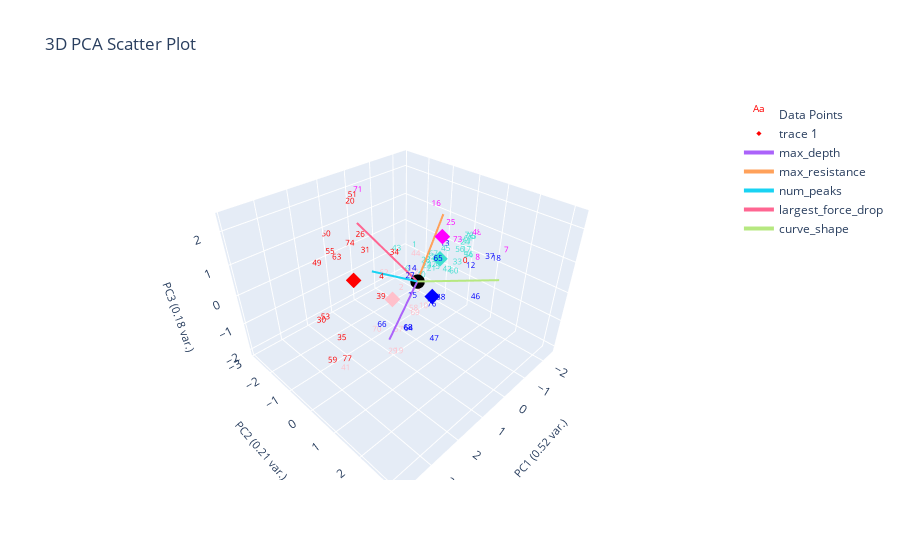

Notebook cell for this chart:
### Markdown cell above
# Clustering data with ES-D removed (Corrected)

### Code cell
# should labels be fixed or not
removed_dark_labeled_data = marions_labeled_data[marions_labeled_data[ylabel_name] != 'ES-D'].copy()
plotting.plot_clusters_seperately(removed_dark_labeled_data[f'{ylabel_name}_nums'], curve_data, ylabel_name, bold_idxs=removed_dark_labeled_data.index.tolist(), cluster_category_names=list(ylabel_to_cluster_num.keys()))

# print('ES-D' in removed_dark_labeled_data['marions_ylabels_2'].values)
removed_dark_label_centroids = find_labels_centroids(removed_dark_labeled_data, ylabel_to_cluster_num, ylabel_name)
removed_dark_pseudo_data = find_closest_centroid(data_features, removed_dark_label_centroids, ylabel_name)
# print(print('ES-D' in removed_dark_pseudo_data['pseudo_marions_ylabels_2'].values))
changed_ylabel_idxs = find_changed_ylabel_data(removed_dark_labeled_data, removed_dark_pseudo_data, ylabel_name)
corrected_removed_dark_pseudo_data = correct_pseudo_ylabels_to_actual(removed_dark_pseudo_data, marions_labeled_data, ylabel_name, changed_ylabel_idxs)
# print(corrected_removed_dark_pseudo_data)
plotting.plot_clusters_seperately(corrected_removed_dark_pseudo_data[f'pseudo_{ylabel_name}_nums'], curve_data, ylabel_name, cluster_category_names=list(ylabel_to_cluster_num.keys()), pseudo_corrections=removed_dark_labeled_data)
# print(removed_dark_label_centroids)
plotting.plot_pca(corrected_removed_dark_pseudo_data, corrected_removed_dark_pseudo_data[f'pseudo_{ylabel_name}_nums'], 3, graph_title="", ylabel_name=ylabel_name, centroids=removed_dark_label_centroids)

### Figure 1 — Plotly figure (JSON) as saved in the notebook; plotly's stock layout.template omitted (floating-point values rounded to 4 significant figures)
{"data": [{"mode": "text", "name": "Data Points", "text": ["0", "1", "2", "3", "4", "5", "6", "7", "8", "9", "10", "11", "12", "13", "14", "15", "16", "17", "18", "19", "20", "21", "22", "23", "24", "25", "26", "27", "28", "29", "30", "31", "32", "33", "34", "35", "36", "37", "38", "39", "40", "41", "42", "43", "44", "45", "46", "47", "48", "49", "50", "51", "52", "53", "54", "55", "56", "57", "58", "59", "60", "61", "62", "63", "64", "65", "66", "67", "68", "69", "70", "71", "72", "73", "74", "75", "76", "77"], "textfont": {"color": ["red", "turquoise", "pink", "turquoise", "red", "turquoise", "turquoise", "magenta", "magenta", "pink", "pink", "turquoise", "blue", "blue", "blue", "blue", "magenta", "turquoise", "blue", "pink", "red", "turquoise", "pink", "turquoise", "turquoise", "magenta", "red", "blue", "turquoise", "pink", "red", "red", "turquoise", "turquoise", "red", "red", "turquoise", "blue", "blue", "red", "turquoise", "pink", "turquoise", "turquoise", "pink", "turquoise", "blue", "blue", "magenta", "red", "red", "red", "turquoise", "red", "turquoise", "red", "turquoise", "pink", "pink", "red", "turquoise", "turquoise", "pink", "red", "blue", "blue", "blue", "turquoise", "blue", "pink", "pink", "magenta", "turquoise", "magenta", "red", "turquoise", "blue", "red"], "size": 8}, "type": "scatter3d", "x": [-1.233, -0.7734, 0.07805, -2.31, 1.74, -0.9559, -1.198, -1.772, -1.53, -0.377, -0.2349, -2.14, -1.183, -1.995, 1.275, -0.4026, -1.451, -1.868, -1.098, 1.182, 0.5963, -0.733, -0.2477, -0.7311, -2.154, -1.327, 1.137, 0.7081, -0.4433, 1.667, 3.803, 0.8954, -0.8618, -1.292, 1.048, 2.997, -1.333, -1.005, -0.1835, 1.956, -0.8069, 3.259, -0.8456, 0.3595, 0.821, -1.649, 1.623, 1.435, -2.382, 2.88, 1.057, 1.203, -1.495, 2.631, -1.809, 1.333, -1.647, 0.6285, -0.07713, 3.86, -0.9216, -2.277, -0.8036, 1.538, 1.173, 0.5964, 1.998, -1.648, 1.272, 0.0497, 1.761, 0.6385, -2.338, -1.506, 1.407, -2.339, -0.3077, 3.078], "y": [0.76, -0.8841, -0.5916, 0.2406, 0.3841, -0.04468, -1.581, 1.746, 0.9808, -0.2961, 0.07943, 0.08934, 1.013, -0.6487, 1.007, -0.5607, -0.6339, 0.3177, 1.881, 0.4197, -2.155, -0.1261, -0.3689, -0.2933, 0.02188, 0.05704, -1.111, 0.3863, -0.08345, 0.6776, 0.635, -1.25, -0.2137, 0.4356, 0.1492, 0.1906, 0.7971, 1.725, 0.7763, 0.5826, -0.5914, 0.5673, 0.4137, -0.4924, 0.6921, -0.3374, 3.168, 1.955, 0.2718, -0.7138, -2.862, -1.277, -0.8083, -1.019, 0.4353, -2.347, 0.2262, -0.1538, -0.1979, 0.9722, 0.6129, 0.03028, -2.33, -1.744, 0.8098, 1.252, 0.6327, -0.8315, 0.8733, -0.009247, 0.1418, -1.745, 0.03224, 0.2135, -1.243, 0.09649, 0.3427, 0.4513], "z": [0.1447, 0.1882, -0.8515, 0.3157, 0.8553, -0.3172, -1.241, 0.7051, 0.2263, -1.011, -1.374, 0.1486, 0.1139, -0.186, 1.179, -1.402, 1.429, 0.06011, 0.7898, -2.086, 1.684, -0.3097, -0.326, -0.3003, 0.07967, 1.106, 1.226, 0.3742, 0.1357, -1.584, 0.8045, 0.5526, -0.2811, -0.08133, 1.165, -0.5339, 0.3249, 0.8218, -0.6345, 0.4452, -0.8159, -1.153, -0.1366, 0.7128, 1.268, -0.0962, 1.656, -0.4241, 0.4341, 1.275, 0.5064, 2.373, -0.5564, -0.7745, -0.07607, 0.2222, 0.1148, -1.941, -1.534, -0.165, -0.1481, 0.1672, -1.576, 0.3845, -0.9581, 1.269, -0.4272, -0.5121, -0.8342, -1.533, -1.047, 2.188, 0.2638, 0.5153, 1.006, 0.2361, -1.197, -1.042]}, {"marker": {"color": ["red", "blue", "pink", "turquoise", "magenta"], "size": 4, "symbol": "diamond"}, "mode": "markers", "type": "scatter3d", "x": [1.736, 0.2728, 0.6214, -1.269, -1.15], "y": [-0.7436, 0.8185, -0.4062, -0.2521, -0.1088], "z": [0.5162, 0.02702, -0.5276, 0.116, 0.9886]}, {"marker": {"color": "black", "size": 5}, "mode": "markers", "name": "Origin", "showlegend": false, "type": "scatter3d", "x": [0], "y": [0], "z": [0]}, {"line": {"width": 4}, "mode": "lines+text", "name": "max_depth", "textposition": "top center", "type": "scatter3d", "x": [0, 1.671], "y": [0, 0.5602], "z": [0, -0.8414]}, {"line": {"width": 4}, "mode": "lines+text", "name": "max_resistance", "textposition": "top center", "type": "scatter3d", "x": [0, -1.573], "y": [0, -0.4633], "z": [0, 1.441]}, {"line": {"width": 4}, "mode": "lines+text", "name": "num_peaks", "textposition": "top center", "type": "scatter3d", "x": [0, 1.54], "y": [0, -0.1927], "z": [0, 0.9662]}, {"line": {"width": 4}, "mode": "lines+text", "name": "largest_force_drop", "textposition": "top center", "type": "scatter3d", "x": [0, 1.165], "y": [0, -1.154], "z": [0, 1.885]}, {"line": {"width": 4}, "mode": "lines+text", "name": "curve_shape", "textposition": "top center", "type": "scatter3d", "x": [0, -0.008738], "y": [0, 2.665], "z": [0, 1.314]}], "layout": {"autosize": true, "scene": {"xaxis": {"title": {"font": {"size": 11}, "text": "PC1 (0.52 var.)"}}, "yaxis": {"title": {"font": {"size": 11}, "text": "PC2 (0.21 var.)"}}, "zaxis": {"title": {"font": {"size": 11}, "text": "PC3 (0.18 var.)"}}}, "title": {"text": "3D PCA Scatter Plot"}}}
